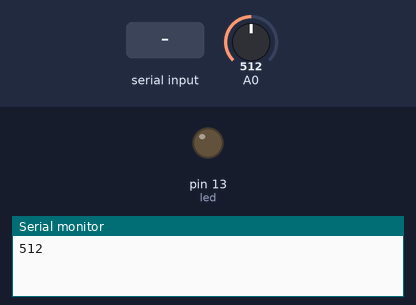
Bench run of a sketch on a simulated Arduino Uno, built with avr-gcc and run on an emulated ATmega328P. Shown: output pins drawn as LEDs (lit = HIGH), the last lines printed to the serial monitor. The test bench sets the inputs (shaded band); at power-on: A0 = 512.

Above: at 1.2 s.
1.3 s: "H" received over Serial
At 2.3 s:
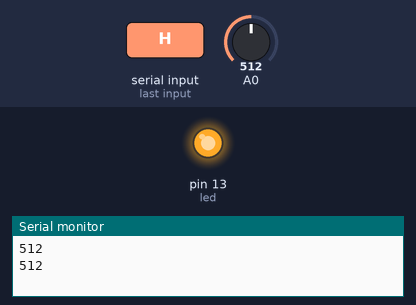
2.8 s: "L" received over Serial
At 3.4 s:
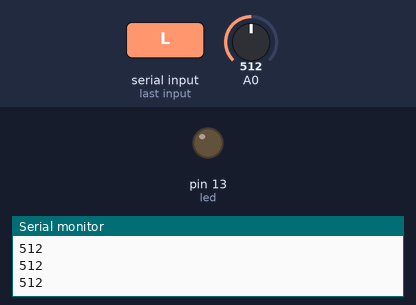
Timing chart, 0 to 5.8 s (numbered marks = the images above; inputs shaded):
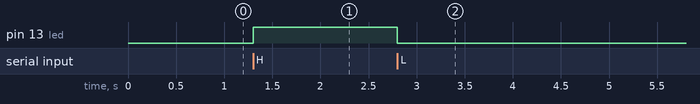

Measured:
- after the input at 1.3 s, pin 13 (led): LOW → HIGH at once
- after the input at 2.8 s, pin 13 (led): HIGH → LOW at once

The sketch:

firmware.ino
```cpp
int led = 13;

int transmit_time;
int transmit_time_prev;

void setup()
{
    Serial.begin(9600); //Baud Rate
    pinMode(led, OUTPUT);
}
void loop()
{
    char data = Serial.read();
    switch (data) //Selection Control Statement
    {
        case 'H':
            digitalWrite(led, HIGH); // Sets the led ON
            break;
        case 'L':
            digitalWrite(led, LOW); //Sets the led OFF
            break;
    }

    transmit_time = millis() - transmit_time_prev;
    if (transmit_time > 1000){
      Serial.println(analogRead(A0));
      transmit_time_prev = millis();
    }
}
```
